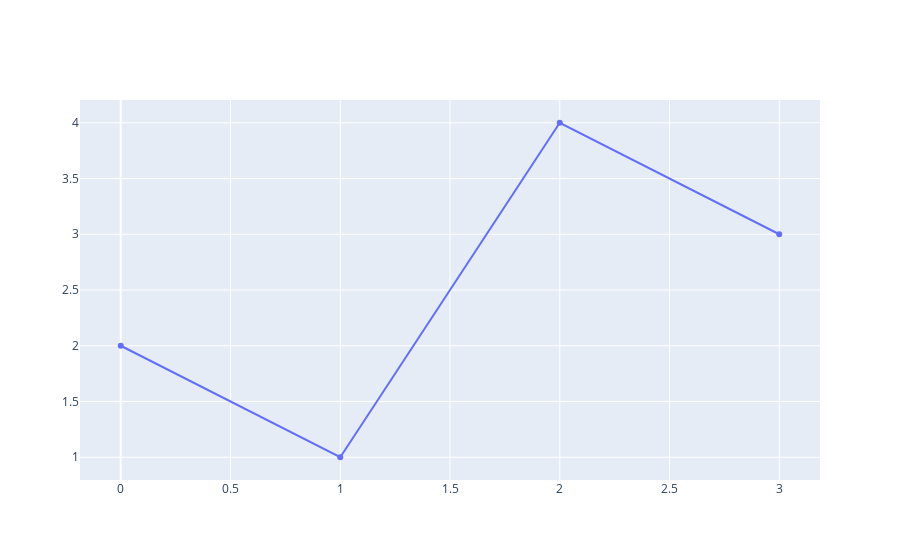

This figure's notebook cell:
### Code cell
# Graph表示の最小限のテスト
import plotly.graph_objects as go
fig = go.Figure(data=go.Scatter(y=[2, 1, 4, 3]))
fig.show()

### Figure 1 — Plotly figure (JSON) as saved in the notebook; plotly's stock layout.template omitted (floating-point values rounded to 4 significant figures)
{"data": [{"type": "scatter", "y": [2, 1, 4, 3]}], "layout": {}}
